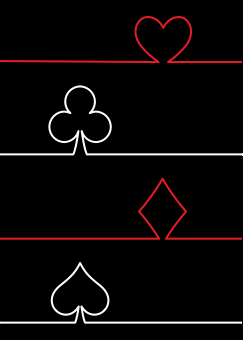
//> input picture cards_photos/set4/back_dark.png, 243 x 340 px; its folder holds only this picture in this run
$ ./hyperparam   (built with g++ and OpenCV 4)
//> lines starting //> are read from the running program, lines starting //| are printed output that depends on the picture
### src/SIFTDetector.h
//
// Created by grig on 03/04/2025.
//

#ifndef SIFTDETECTOR_H
#define SIFTDETECTOR_H

#include <opencv2/opencv.hpp>
#include <opencv2/features2d.hpp>

namespace grg {

    class SIFTDetector {
    public:
        explicit SIFTDetector(
            int noFeatures = 0,
            int nOctaveLayers = 3,
            double contrastThreshold = 0.04,
            double edgeThreshold = 10,
            double sigma = 1.6
        );

        void detectAndCompute(const cv::Mat &inputImage, std::vector<cv::KeyPoint> &keyPoints, cv::Mat &descriptors) const;
        static cv::Mat drawKeyPointsOnImage(const cv::Mat &inputImage, const std::vector<cv::KeyPoint> &keyPoints);

    private:
        int noFeatures_;
        int nOctaveLayers_;
        double contrastThreshold_;
        double edgeThreshold_;
        double sigma_;
        cv::Ptr<cv::SIFT> sift_;
    };

} // grg

#endif //SIFTDETECTOR_H

### src/HarrisCornerDetector.h
//
// Created by grig on 03/04/2025.
//

#ifndef HARRISCORNERDETECTOR_H
#define HARRISCORNERDETECTOR_H

#include <opencv2/opencv.hpp>

namespace grg {

class HarrisCornerDetector {
    public:
        explicit HarrisCornerDetector(float k = 0.04f, double threshold = 100, int blockSize = 3, double sigma = 2.0);

        [[nodiscard]] cv::Mat detect(const cv::Mat& inputImage) const;
        [[nodiscard]] double getThreshold() const;

    private:
        float k_;
        double threshold_;
        int blockSize_;
        double sigma_;
};

} // grg

#endif //HARRISCORNERDETECTOR_H

### src/CardRecognizer.h
//
// Created by grig on 03/04/2025.
//

#ifndef CARDRECOGNIZER_H
#define CARDRECOGNIZER_H

#include <opencv2/opencv.hpp>
#include <filesystem>
#include <string>
#include <vector>
#include "HarrisCornerDetector.h"
#include "SIFTDetector.h"

namespace fs = std::filesystem;

namespace grg {

class CardRecognizer {
public:
    CardRecognizer(
        float harrisK,
        double harrisThreshold,
        int harrisBlockSize,
        double harrisSigma,
        int siftFeatures = 0,
        int siftOctaveLayers = 3,
        double siftContrastThreshold = 0.04,
        double siftEdgeThreshold = 10,
        double siftSigma = 1.6
    );

    void loadTemplatesFromFolder(const std::string& folderPath);
    cv::Mat recognize(const cv::Mat &inputImage) const;

private:
    static cv::Mat fourPointTransform(const cv::Mat &image, const std::vector<cv::Point> &points);
    static std::vector<cv::Point2f> orderPoints(const std::vector<cv::Point> &pts);

    HarrisCornerDetector harrisDetector;
    SIFTDetector siftDetector;

    std::vector<cv::Mat> templates;
    std::vector<std::vector<cv::KeyPoint>> templateKeyPoints;
    std::vector<cv::Mat> templateDescriptors;
    std::vector<std::string> templateNames;
};

} // grg

#endif //CARDRECOGNIZER_H

### src/SIFTDetector.cpp
//
// Created by grig on 03/04/2025.
//

#include "SIFTDetector.h"

namespace grg {
    SIFTDetector::SIFTDetector(
        const int noFeatures,
        const int nOctaveLayers,
        const double contrastThreshold,
        const double edgeThreshold,
        const double sigma
    ) : noFeatures_(noFeatures),
        nOctaveLayers_(nOctaveLayers),
        contrastThreshold_(contrastThreshold),
        edgeThreshold_(edgeThreshold),
        sigma_(sigma)
    {
        sift_ = cv::SIFT::create(noFeatures_, nOctaveLayers_, contrastThreshold_, edgeThreshold_, sigma_);
    }

    void SIFTDetector::detectAndCompute(
        const cv::Mat &inputImage,
        std::vector<cv::KeyPoint> &keyPoints,
        cv::Mat &descriptors
    ) const
    {
        cv::Mat gray;

        if (inputImage.channels() == 3)
            cv::cvtColor(inputImage, gray, cv::COLOR_BGR2GRAY);
        else
            gray = inputImage.clone();

        sift_->detectAndCompute(gray, cv::Mat(), keyPoints, descriptors);
    }

    // [13 lines left out: function drawKeyPointsOnImage, not called in this run]

} // grg

### src/HarrisCornerDetector.cpp
//
// Created by grig on 03/04/2025.
//

#include "HarrisCornerDetector.h"

namespace grg {

    HarrisCornerDetector::HarrisCornerDetector(const float k, const double threshold, const int blockSize, const double sigma)
        : k_(k), threshold_(threshold), blockSize_(blockSize), sigma_(sigma) { }

    // [55 lines left out: functions detect, getThreshold, not called in this run]
} // grg

### src/CardRecognizer.cpp
//
// Created by grig on 03/04/2025.
//

#include "CardRecognizer.h"

namespace grg {

CardRecognizer::CardRecognizer(float harrisK, double harrisThreshold,
                               int harrisBlockSize, double harrisSigma,
                               int siftFeatures, int siftOctaveLayers,
                               double siftContrastThreshold,
                               double siftEdgeThreshold, double siftSigma)
    : harrisDetector(harrisK, harrisThreshold, harrisBlockSize, harrisSigma),
      siftDetector(siftFeatures, siftOctaveLayers, siftContrastThreshold,
                   siftEdgeThreshold, siftSigma) {
  /*loadTemplatesFromFolder(R"(D:\2. Area\facultate\card-recognision\cards_photos\set1)");*/
  /*loadTemplatesFromFolder(R"(D:\2. Area\facultate\card-recognision\cards_photos\set2)");*/
  /*loadTemplatesFromFolder(R"(D:\2. Area\facultate\card-recognision\cards_photos\set3)");*/
  loadTemplatesFromFolder("D:\\2. Area\\facultate\\card-recognision\\cards_photos\\set4");
}

void CardRecognizer::loadTemplatesFromFolder(const std::string &folderPath) {
  for (const auto &entry : fs::directory_iterator(folderPath)) {
    if (entry.path().extension() == ".png") {
      cv::Mat templ = cv::imread(entry.path().string(), cv::IMREAD_COLOR);
      if (templ.empty()) {
        std::cerr << "Template-ul nu a fost incarcat: " << entry.path()
                  << std::endl;
        continue;
      }

      templates.push_back(templ);
      std::vector<cv::KeyPoint> kp;
      cv::Mat desc;
      siftDetector.detectAndCompute(templ, kp, desc);
      templateKeyPoints.push_back(kp);
      templateDescriptors.push_back(desc);
      templateNames.push_back(entry.path().stem().string());
    }
  }
}

// [104 lines left out: functions recognize, fourPointTransform, orderPoints, not called in this run]

} // namespace grg

### tests/hyperparam.cpp

#include <opencv2/opencv.hpp>
#include <filesystem>
#include <iostream>
#include <vector>
#include <string>
#include "../src/CardRecognizer.h"

namespace fs = std::filesystem;

struct HyperParams {
  float harrisK;
  double harrisThreshold;
  int harrisBlockSize;
  double harrisSigma;
  int siftFeatures;
  int siftOctaveLayers;
  double siftContrastThreshold;
  double siftEdgeThreshold;
  double siftSigma;
};

std::vector<HyperParams> generateParamGrid() {
  std::vector<HyperParams> grid;
  for (float k : {0.04f, 0.05f, 0.055f})
  for (double thresh : {80.0, 100.0})
  for (int block : {2, 3})
  for (double sigma : {1.0, 1.4})
  for (int layers : {2, 3})
  for (double contrast : {0.03, 0.04})
  for (double edge : {5.0, 10.0})
  for (double siftSigma : {1.2, 1.6}) {
    grid.push_back({k, thresh, block, sigma, 0, layers, contrast, edge, siftSigma});
  }
  return grid;
}

int main() {
  std::string input_folder = "D:\\2. Area\\facultate\\card-recognision\\cards_photos\\set4";
  auto paramGrid = generateParamGrid();

  float bestAccuracy = -1.0f;
  HyperParams bestParams;

  for (const auto& params : paramGrid) {
    const grg::CardRecognizer recognizer(
      params.harrisK,
      params.harrisThreshold,
      params.harrisBlockSize,
      params.harrisSigma,
      params.siftFeatures,
      params.siftOctaveLayers,
      params.siftContrastThreshold,
      params.siftEdgeThreshold,
      params.siftSigma
    );
//> in loadTemplatesFromFolder, templ is the input picture: 340 rows x 243 cols, CV_8UC3; mean B, G, R 6.4, 6.3, 10.1
//> in detectAndCompute, `cv::cvtColor(inputImage, gray, cv::COLOR_BGR2GRAY);`:
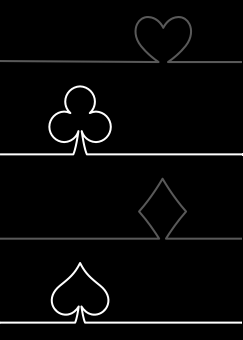
//> gray: 340 rows x 243 cols, CV_8UC1; min 0, max 255, mean 7.4
//> in detectAndCompute, `sift_->detectAndCompute(gray, cv::Mat(), keyPoints, descriptors);`: keyPoints = 43 keypoints; strongest (x, y, size): (80, 264, 2.4), (82, 132, 1.5), (87, 154, 1.9), (73, 154, 1.8)
//> in loadTemplatesFromFolder, `siftDetector.detectAndCompute(templ, kp, desc);`: kp has the same summary as keyPoints in detectAndCompute
//> in loadTemplatesFromFolder, `templateKeyPoints.push_back(kp);`: templateKeyPoints = 1 item
//> in loadTemplatesFromFolder, `templateDescriptors.push_back(desc);`:
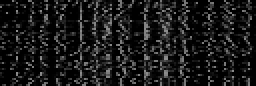
//> templateDescriptors[0]: 43 rows x 128 cols, CV_32FC1 (shown 2 times larger); min 0, max 141, mean 25.4

    size_t successCounter = 0, sampleSize = 0;

    for (const auto& entry : fs::directory_iterator(input_folder)) {
      if (!entry.is_regular_file()) continue;
      std::string filename = entry.path().filename().string();
      filename = filename.substr(0, filename.size() - 4); // remove .png

      cv::Mat img = cv::imread(entry.path().string());
      if (img.empty()) continue;

      sampleSize++;
//> (the run ends here: the program needs code that is not available in this run, at `std::string matchFound = recognizer.recognize(img);`)
